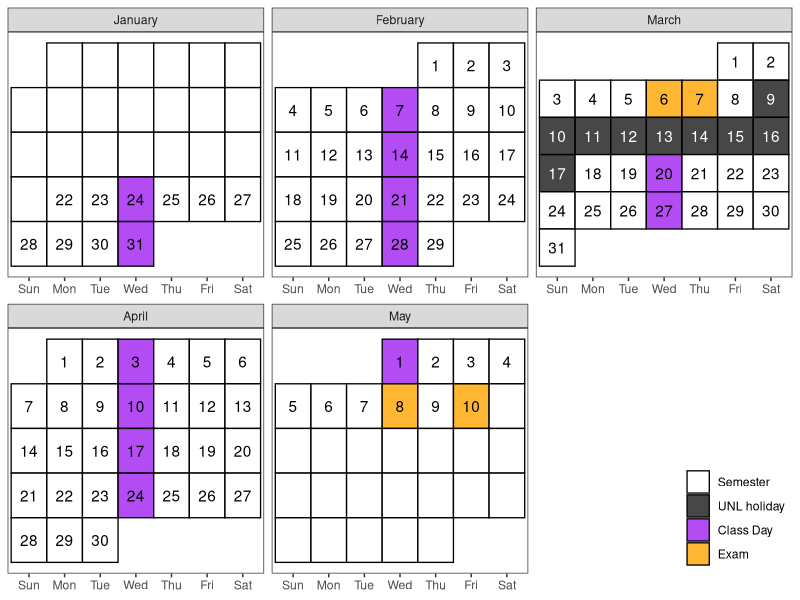

Reproduce this figure in R.

library(tidyverse)
library(lubridate)

# Create a calendar for your syllabus ----
# Source: http://svmiller.com/blog/2020/08/a-ggplot-calendar-for-your-semester/

# 1) what is the first Monday of the semester?
# Any number of ways to identify dates in R, but we'll use {lubridate} and the ymd() function here.
# Format: YYYYMMDD. In this example, 4 January 2022.

# Weekday(s) of class
class_wdays <- c("Wed")

# Spring Break was 09 March 2024 to 17 March 2024.
not_here_dates <- c(
  # ymd("20220117"),
  # Spring Break
  seq(ymd(20240309),ymd(20240317), by=1))

# You can adjust this as you see fit. Basically: add assignment types (e.g. papers, quizzes).
# My intro class was fairly simple: just exams.
exam_dates <- c(ymd(20240306), ymd(20240307), ymd(20240508), ymd(20240510))

# What are the full dates of the semester? 
# In this case: 22 January to 17 May
semester_dates <- seq(ymd(20240122), ymd(20240510), by=1)

exam_week <- seq(ymd(20240513), ymd(20240518), by = 1)

# Custom function for treating the first day of the month as the first week 
# of the month up until the first Sunday (unless Sunday was the start of the month)
wom <- function(date) {
  first <- wday(as.Date(paste(year(date),month(date),1,sep="-")))
  return((mday(date)+(first-2)) %/% 7+1)
}

# Create a data frame of dates, assign to Cal
Cal <- tibble(date = seq(ymd(20240101), ymd(20240530), by=1))  %>%
  mutate(mon = lubridate::month(date, label=T, abbr=F), # get month label
         wkdy = weekdays(date, abbreviate=T), # get weekday label
         wkdy = fct_relevel(wkdy, "Sun", "Mon", "Tue", "Wed", "Thu","Fri","Sat"), # make sure Sunday comes first
         semester = date %in% semester_dates, # is date part of the semester?
         exams = date %in% exam_dates, # is it an exam?
         not_here = date %in% not_here_dates, # is it a day off?
         exam_wk = date %in% exam_week,
         day = lubridate::mday(date), # get day of month to add later as a label
         # Below: our custom wom() function
         week = wom(date))

# Create a category variable, for filling.
# I can probably make this a case_when(), but this will work.

Cal <- Cal %>%
  mutate(category = case_when(
    exams ~ "Exam",
    not_here ~ "UNL holiday",
    semester & wkdy %in% class_wdays & !not_here & !exam_wk ~ "Class Day",
    semester ~ "Semester",
    TRUE ~ "NA"
  ))

class_cal <- Cal %>% 
  ggplot(.,aes(wkdy, week)) +
  theme_bw() +
  theme(panel.grid.major.x = element_blank(),
        legend.position = c(1, 0), legend.justification = c(1,0), legend.direction = "vertical", legend.title = element_blank(),
        axis.title.y = element_blank(), axis.title.x = element_blank(), axis.ticks.y = element_blank(), axis.text.y = element_blank()) +
  # geom_tile and facet_wrap will do all the heavy lifting
  geom_tile(alpha=0.8, aes(fill=category), color="black", linewidth=.45) +
  facet_wrap(~mon, scales = "free", ncol=3) +
  # fill in tiles to make it look more "calendary" (sic)
  geom_text(aes(label=day, color = semester&(!not_here))) +
  # put your y-axis down, flip it, and reverse it
  scale_y_reverse(breaks=NULL) +
  # manually fill scale colors to something you like...
  scale_color_manual(values = c("FALSE" = "white", "TRUE" = "black"), guide = "none") + 
  scale_fill_manual(values=c("Class Day"="purple", 
                             "Semester"="white",
                             "UNL holiday" = "grey10",
                             "NA" = "white", # I like these whited out...
                             "Exam"="orange"),
                    #... but also suppress a label for a non-class semester day
                    breaks=c("Semester", "UNL holiday", "Class Day","Exam"))
# class_cal

exam_days <- filter(Cal, category == "Exam") %>% 
  mutate(topic = c("Midterm Assigned", "Midterm Due", "Final Assigned", "Final Due"),
         time = c("In class", "6pm", "In class", "6pm"))

class_days <- filter(Cal, category == "Class Day") %>%
  mutate(topic = c(
    "Getting Started", 
    "Scripts & Notebooks", 
    "Intro to Programming", 
    "Data Types", 
    "Data Structures", 
    "Control Structures", 
    "Functions", 
    "Version Control", 
    "Data Visualization", 
    "Data Cleaning", 
    "Strings", 
    "Reshaping Data", 
    "Graphics")) %>%
  bind_rows(exam_days) %>%
  arrange(date)
